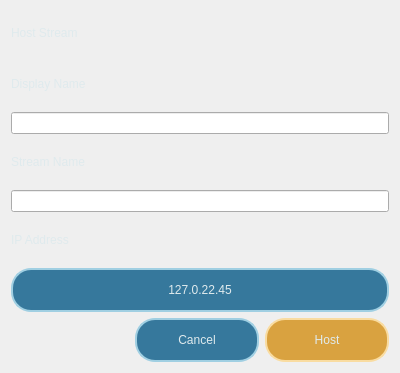
<?xml version="1.0" encoding="UTF-8"?>
<ui version="4.0">
 <class>HostStreamWindow</class>
 <widget class="QDialog" name="HostStreamWindow">
  <property name="geometry">
   <rect>
    <x>0</x>
    <y>0</y>
    <width>400</width>
    <height>373</height>
   </rect>
  </property>
  <property name="windowTitle">
   <string>Dialog</string>
  </property>
  <property name="styleSheet">
   <string notr="true">QPushButton {
	background-color: rgb(54, 120, 156);
	color: rgb(223, 234, 237);
	border: 2px solid rgb(160, 207, 226);
	min-height: 40px;
	min-width: 40px;
	border-radius: 20px;
}
QPushButton:pressed {
	background-color: rgba(173, 213, 255, 80);
}
QPushButton#hostButton {
	background-color: rgb(217, 162, 64);
	border: 2px solid rgb(249, 220, 161);
}
QPushButton#hostButton:pressed {
	background-color: rgba(217, 162, 64, 80);
	border: 2px solid rgb(249, 220, 161);
}

QLabel {
	color: rgb(223, 234, 237);
}


HostStreamWindow {
	background-color: rgb(11, 17, 20);
}</string>
  </property>
  <layout class="QVBoxLayout" name="verticalLayout">
   <item>
    <widget class="QLabel" name="label">
     <property name="text">
      <string>Host Stream</string>
     </property>
    </widget>
   </item>
   <item>
    <widget class="QLabel" name="label_3">
     <property name="text">
      <string>Display Name</string>
     </property>
    </widget>
   </item>
   <item>
    <widget class="QLineEdit" name="lineEdit_2"/>
   </item>
   <item>
    <widget class="QLabel" name="label_2">
     <property name="text">
      <string>Stream Name</string>
     </property>
    </widget>
   </item>
   <item>
    <widget class="QLineEdit" name="lineEdit"/>
   </item>
   <item>
    <widget class="QLabel" name="label_4">
     <property name="text">
      <string>IP Address</string>
     </property>
    </widget>
   </item>
   <item>
    <widget class="QPushButton" name="ip_address_button">
     <property name="text">
      <string>127.0.22.45</string>
     </property>
     <property name="icon">
      <iconset theme="QIcon::ThemeIcon::EditCopy"/>
     </property>
     <property name="default">
      <bool>false</bool>
     </property>
     <property name="flat">
      <bool>false</bool>
     </property>
    </widget>
   </item>
   <item>
    <layout class="QHBoxLayout" name="horizontalLayout">
     <item>
      <spacer name="horizontalSpacer">
       <property name="orientation">
        <enum>Qt::Orientation::Horizontal</enum>
       </property>
       <property name="sizeHint" stdset="0">
        <size>
         <width>40</width>
         <height>20</height>
        </size>
       </property>
      </spacer>
     </item>
     <item>
      <widget class="QPushButton" name="pushButton">
       <property name="sizePolicy">
        <sizepolicy hsizetype="Expanding" vsizetype="Fixed">
         <horstretch>0</horstretch>
         <verstretch>0</verstretch>
        </sizepolicy>
       </property>
       <property name="text">
        <string>Cancel</string>
       </property>
      </widget>
     </item>
     <item>
      <widget class="QPushButton" name="hostButton">
       <property name="sizePolicy">
        <sizepolicy hsizetype="Expanding" vsizetype="Fixed">
         <horstretch>0</horstretch>
         <verstretch>0</verstretch>
        </sizepolicy>
       </property>
       <property name="text">
        <string>Host</string>
       </property>
       <property name="default">
        <bool>true</bool>
       </property>
      </widget>
     </item>
    </layout>
   </item>
  </layout>
 </widget>
 <resources/>
 <connections/>
</ui>
